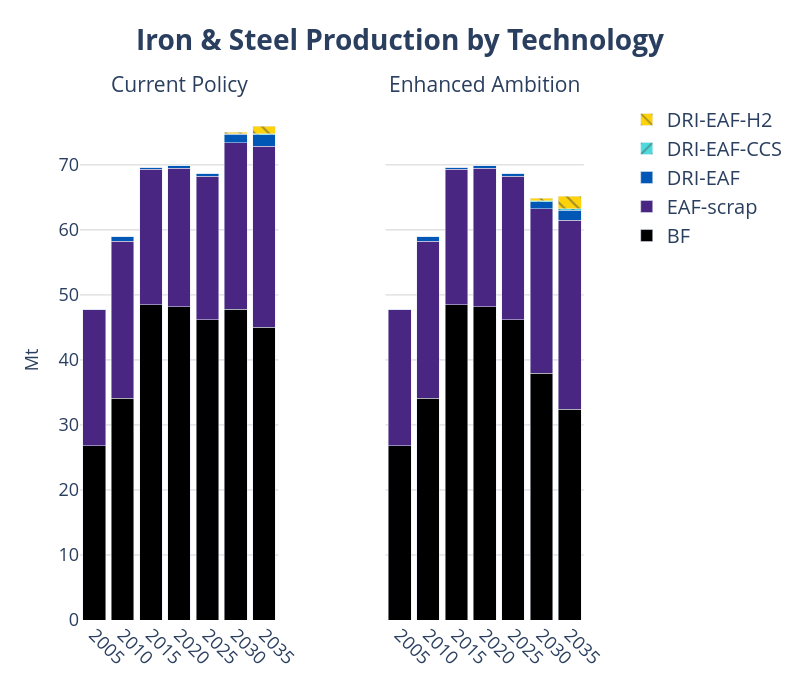

Source (notebook cell):
### Code cell
years = list(range(2005, 2036, 5))

# Create subplots with secondary y-axes
fig = make_subplots(
    rows=1, cols=2,
    shared_yaxes=True,
    shared_xaxes=True,
    specs=[[{"secondary_y": True}, {"secondary_y": True}]],
    subplot_titles=("Current Policy", "Enhanced Ambition")
)
# === Legend Group: Gases ===

# ------------------------------------------------------------------
# add traces from the first figure → left pane
# ------------------------------------------------------------------
for tr in fig1.data:
    tr.showlegend = False                      # keep legend single
    # NEW → colour & pattern injection
    if tr.name in fuel_colors:
        tr.marker.color = fuel_colors[tr.name]
        pattern = fuel_patterns.get(tr.name)
        if pattern:
            # marker.pattern is available from Plotly 5.3+
            tr.marker.pattern = dict(shape=pattern)

    fig.add_trace(tr, row=1, col=1, secondary_y=False)

# ------------------------------------------------------------------
# add traces from the second figure → right pane
# ------------------------------------------------------------------
for tr in fig2.data:
    if tr.name in fuel_colors:
        tr.marker.color = fuel_colors[tr.name]
        pattern = fuel_patterns.get(tr.name)
        if pattern:
            tr.marker.pattern = dict(shape=pattern)

    fig.add_trace(tr, row=1, col=2, secondary_y=False)


fig.update_layout(
    yaxis=dict(title="EJ", showgrid=True),
    yaxis1=dict(title="EJ", showgrid=True, title_font_size=20),
    
    # Hide secondary y-axis for col 1 (still used internally)
    yaxis2=dict(
        showticklabels=False,
        showgrid=False,
        zeroline=False,
        showline=False,
        title='',
        overlaying='y',
        side='right',
        range=[0, 100]
    ),
    
    # Show secondary y-axis for col 2
    yaxis4=dict(
        showticklabels=False,
        showgrid=False,
        zeroline=False,
        showline=False,
        title='',
        overlaying='y',
        side='right',
        range=[0, 100]
    ),
    barmode='stack',
    plot_bgcolor='rgba(0,0,0,0)',
    width=800, height=700,
)


fig.update_xaxes(tickangle=45)

fig.update_yaxes(range=[None, 90])

fig.update_layout(
    yaxis=dict(title="Mt", showgrid=True, gridcolor='lightgray'),
    yaxis3=dict(showgrid=True, gridcolor='lightgray'),
    title=dict(
        text="<b>Iron & Steel Production by Technology</b>",
        font=dict(size=33),
        x=0.5
    ),
    legend=dict(
        traceorder="reversed",
        font=dict(size=20),
        x=1.02, y=1,
        borderwidth=0
    )
)
fig.update_xaxes(
    tickvals=years,
    ticktext=[str(y) for y in years]
)

# adjust axis labels and ticks
fig.update_xaxes(title_font=dict(size=18), tickfont=dict(size=18))
fig.update_yaxes(title_font=dict(size=18), tickfont=dict(size=18))

# bump the subplot titles
fig.update_annotations(font=dict(size=21))

# (if you also set a main title earlier)
fig.update_layout(title=dict(font=dict(size=28)))

# fig.show()

fig

### Figure 1 — Plotly figure (JSON) as saved in the notebook; plotly's stock layout.template omitted (floating-point values rounded to 4 significant figures)
{"data": [{"hovertemplate": "tech=BF<br>Year=%{x}<br>value=%{y}<extra></extra>", "legendgroup": "BF", "marker": {"color": "#000000", "pattern": {"shape": ""}}, "name": "BF", "orientation": "v", "showlegend": false, "textposition": "auto", "type": "bar", "x": [2005, 2010, 2015, 2020, 2025, 2030, 2035], "xaxis": "x", "y": [26.77, 34.11, 48.48, 48.17, 46.21, 47.82, 45.03], "yaxis": "y"}, {"hovertemplate": "tech=EAF-scrap<br>Year=%{x}<br>value=%{y}<extra></extra>", "legendgroup": "EAF-scrap", "marker": {"color": "#492681", "pattern": {"shape": ""}}, "name": "EAF-scrap", "orientation": "v", "showlegend": false, "textposition": "auto", "type": "bar", "x": [2005, 2010, 2015, 2020, 2025, 2030, 2035], "xaxis": "x", "y": [21.05, 24.13, 20.86, 21.31, 22.02, 25.57, 27.81], "yaxis": "y"}, {"hovertemplate": "tech=DRI-EAF<br>Year=%{x}<br>value=%{y}<extra></extra>", "legendgroup": "DRI-EAF", "marker": {"color": "#0057B5", "pattern": {"shape": ""}}, "name": "DRI-EAF", "orientation": "v", "showlegend": false, "textposition": "auto", "type": "bar", "x": [2005, 2010, 2015, 2020, 2025, 2030, 2035], "xaxis": "x", "y": [0.0, 0.6742, 0.3279, 0.3552, 0.4553, 1.289, 1.784], "yaxis": "y"}, {"hovertemplate": "tech=DRI-EAF-CCS<br>Year=%{x}<br>value=%{y}<extra></extra>", "legendgroup": "DRI-EAF-CCS", "marker": {"color": "#4DDADC", "pattern": {"shape": "/"}}, "name": "DRI-EAF-CCS", "orientation": "v", "showlegend": false, "textposition": "auto", "type": "bar", "x": [2005, 2010, 2015, 2020, 2025, 2030, 2035], "xaxis": "x", "y": [0.0, 0.0, 0.0, 0.0, 0.01151, 0.107, 0.1961], "yaxis": "y"}, {"hovertemplate": "tech=DRI-EAF-H2<br>Year=%{x}<br>value=%{y}<extra></extra>", "legendgroup": "DRI-EAF-H2", "marker": {"color": "#FED30B", "pattern": {"shape": "\\"}}, "name": "DRI-EAF-H2", "orientation": "v", "showlegend": false, "textposition": "auto", "type": "bar", "x": [2005, 2010, 2015, 2020, 2025, 2030, 2035], "xaxis": "x", "y": [0.0, 0.0, 0.0, 0.0, 0.05172, 0.253, 1.158], "yaxis": "y"}, {"hovertemplate": "tech=BF<br>Year=%{x}<br>value=%{y}<extra></extra>", "legendgroup": "BF", "marker": {"color": "#000000", "pattern": {"shape": ""}}, "name": "BF", "orientation": "v", "showlegend": true, "textposition": "auto", "type": "bar", "x": [2005, 2010, 2015, 2020, 2025, 2030, 2035], "xaxis": "x2", "y": [26.77, 34.11, 48.48, 48.17, 46.21, 37.97, 32.42], "yaxis": "y3"}, {"hovertemplate": "tech=EAF-scrap<br>Year=%{x}<br>value=%{y}<extra></extra>", "legendgroup": "EAF-scrap", "marker": {"color": "#492681", "pattern": {"shape": ""}}, "name": "EAF-scrap", "orientation": "v", "showlegend": true, "textposition": "auto", "type": "bar", "x": [2005, 2010, 2015, 2020, 2025, 2030, 2035], "xaxis": "x2", "y": [21.05, 24.13, 20.86, 21.31, 22.02, 25.27, 29.06], "yaxis": "y3"}, {"hovertemplate": "tech=DRI-EAF<br>Year=%{x}<br>value=%{y}<extra></extra>", "legendgroup": "DRI-EAF", "marker": {"color": "#0057B5", "pattern": {"shape": ""}}, "name": "DRI-EAF", "orientation": "v", "showlegend": true, "textposition": "auto", "type": "bar", "x": [2005, 2010, 2015, 2020, 2025, 2030, 2035], "xaxis": "x2", "y": [0.0, 0.6742, 0.3279, 0.3552, 0.4553, 1.101, 1.553], "yaxis": "y3"}, {"hovertemplate": "tech=DRI-EAF-CCS<br>Year=%{x}<br>value=%{y}<extra></extra>", "legendgroup": "DRI-EAF-CCS", "marker": {"color": "#4DDADC", "pattern": {"shape": "/"}}, "name": "DRI-EAF-CCS", "orientation": "v", "showlegend": true, "textposition": "auto", "type": "bar", "x": [2005, 2010, 2015, 2020, 2025, 2030, 2035], "xaxis": "x2", "y": [0.0, 0.0, 0.0, 0.0, 0.01151, 0.1232, 0.252], "yaxis": "y3"}, {"hovertemplate": "tech=DRI-EAF-H2<br>Year=%{x}<br>value=%{y}<extra></extra>", "legendgroup": "DRI-EAF-H2", "marker": {"color": "#FED30B", "pattern": {"shape": "\\"}}, "name": "DRI-EAF-H2", "orientation": "v", "showlegend": true, "textposition": "auto", "type": "bar", "x": [2005, 2010, 2015, 2020, 2025, 2030, 2035], "xaxis": "x2", "y": [0.0, 0.0, 0.0, 0.0, 0.0517, 0.399, 1.92], "yaxis": "y3"}], "layout": {"annotations": [{"font": {"size": 21}, "showarrow": false, "text": "Current Policy", "x": 0.185, "xanchor": "center", "xref": "paper", "y": 1, "yanchor": "bottom", "yref": "paper"}, {"font": {"size": 21}, "showarrow": false, "text": "Enhanced Ambition", "x": 0.755, "xanchor": "center", "xref": "paper", "y": 1, "yanchor": "bottom", "yref": "paper"}], "barmode": "stack", "height": 700, "legend": {"borderwidth": 0, "font": {"size": 20}, "traceorder": "reversed", "x": 1.02, "y": 1}, "plot_bgcolor": "rgba(0,0,0,0)", "title": {"font": {"size": 28}, "text": "<b>Iron & Steel Production by Technology</b>", "x": 0.5}, "width": 800, "xaxis": {"anchor": "y", "domain": [0, 0.37], "tickangle": 45, "tickfont": {"size": 18}, "ticktext": ["2005", "2010", "2015", "2020", "2025", "2030", "2035"], "tickvals": [2005, 2010, 2015, 2020, 2025, 2030, 2035], "title": {"font": {"size": 18}}}, "xaxis2": {"anchor": "y3", "domain": [0.57, 0.94], "tickangle": 45, "tickfont": {"size": 18}, "ticktext": ["2005", "2010", "2015", "2020", "2025", "2030", "2035"], "tickvals": [2005, 2010, 2015, 2020, 2025, 2030, 2035], "title": {"font": {"size": 18}}}, "yaxis": {"anchor": "x", "domain": [0, 1], "gridcolor": "lightgray", "range": [null, 90], "showgrid": true, "tickfont": {"size": 18}, "title": {"font": {"size": 18}, "text": "Mt"}}, "yaxis2": {"anchor": "x", "overlaying": "y", "range": [null, 90], "showgrid": false, "showline": false, "showticklabels": false, "side": "right", "tickfont": {"size": 18}, "title": {"font": {"size": 18}, "text": ""}, "zeroline": false}, "yaxis3": {"anchor": "x2", "domain": [0, 1], "gridcolor": "lightgray", "matches": "y", "range": [null, 90], "showgrid": true, "showticklabels": false, "tickfont": {"size": 18}, "title": {"font": {"size": 18}}}, "yaxis4": {"anchor": "x2", "overlaying": "y", "range": [null, 90], "showgrid": false, "showline": false, "showticklabels": false, "side": "right", "tickfont": {"size": 18}, "title": {"font": {"size": 18}, "text": ""}, "zeroline": false}}}
